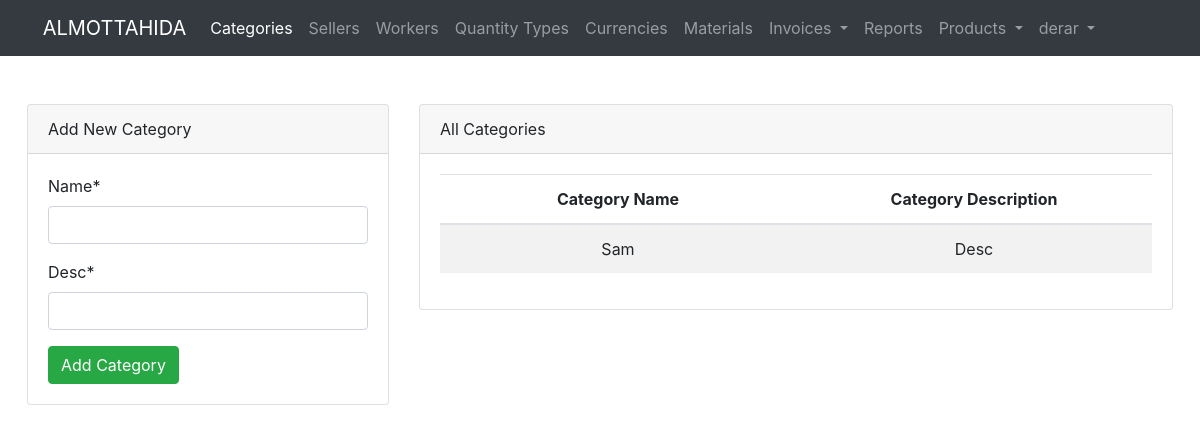
The app's page /category/ (signed in), older data.
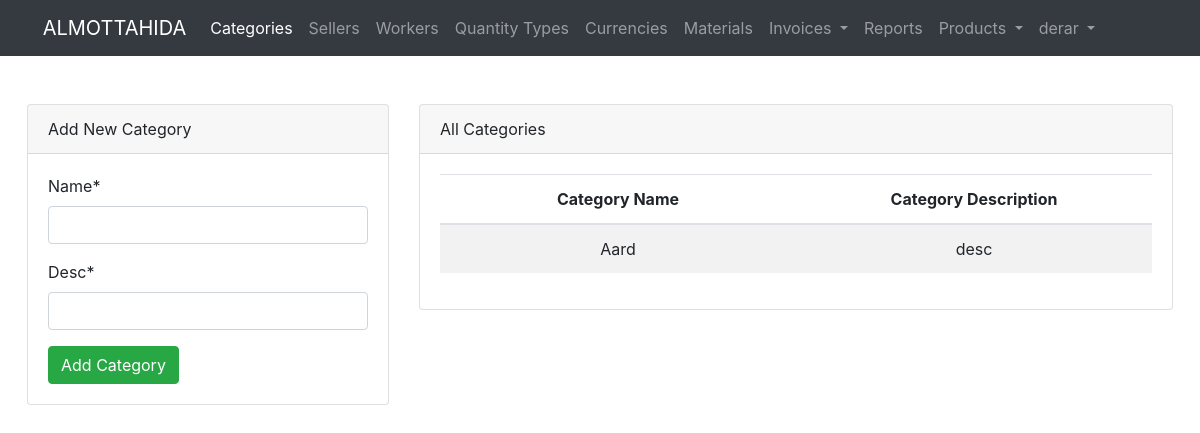
The same page, newer data.
### product/models.py (models this page shows, shortened)
class Category(models.Model):
    name = models.CharField(max_length=30, unique=True)
    desc = models.CharField(max_length=300, null=True, blank=False,default=None)

### product/views.py (the view)
# urls.py: path("category/", views.all_categories, name='category.all'),
@login_required(login_url=LOGIN_URL)
def all_categories(request):
    if request.method == 'POST':
        method = request.POST.get("method").lower()
        if method == "post":
            form = CategoryForm(request.POST)
            if form.is_valid():
                form.save()
                messages.add_message(request, messages.SUCCESS, 'Category added successfully.')
                return redirect("category.all")
        elif method == "delete":
            category_id = request.POST.get("category_id")
            Category.objects.get(pk=category_id).delete()
            messages.add_message(request, messages.WARNING, 'Category deleted successfully.')
            return redirect("category.all")
        elif method == "put":
            category_id = request.POST.get("category_id")
            category_name = request.POST.get("name")
            category_desc = request.POST.get("desc")
            category_exists = Category.objects.filter(name=category_name).exclude(pk=category_id)
            if not category_exists:
                category = Category.objects.get(pk=category_id)
                category.name = category_name
                category.desc = category_desc
                category.save()
                messages.add_message(request, messages.SUCCESS, 'Category updated successfully.')
            else:
                messages.add_message(request, messages.WARNING, 'Category data exists')
            return redirect("category.all")
    else:
        form = CategoryForm()
    categories = Category.objects.all()
    page = request.GET.get('page', 1)
    paginator = Paginator(categories, 15)
    try:
        categories = paginator.page(page)
    except PageNotAnInteger:
        categories = paginator.page(1)
    except EmptyPage:
        categories = paginator.page(paginator.num_pages)
    return render(request, 'category/all.html', {'categories': categories, "form": form})

### product/forms.py
class CategoryForm(ModelForm):
    class Meta:
        model = Category
        fields = "__all__"

### templates/category/all.html (shortened to what this page needs)
{% extends "base.html" %}
{% load crispy_forms_tags %}
{% block content %}
    <div class="row">
        <div class="col-12 col-md-4 mb-4">
            <div class="card">
                <div class="card-header">
                    Add New Category
                </div>
                <div class="card-body">
                    <form method="post" action="{% url 'category.all' %}">
                        {{ form|crispy }}
                        <button type="submit" class="btn btn-success">Add Category</button>
                    </form>
                </div>
            </div>
        </div>
        <div class="col-12 col-md-8">
            <div class="card">
                <div class="card-header">
                    All Categories
                </div>
                <div class="card-body">
                    <table class="table table-responsive-md table-striped">
                        <thead>
                        <tr>
                            <th>Category Name</th>
                            <th>Category Description</th>
                        </tr>
                        </thead>
                        <tbody>
                        {% for category in categories %}
                            <tr>
                                <td>{{ category.name }}</td>
                                <td>{{ category.desc }}</td>
                            </tr>
                        {% endfor %}
                        </tbody>
                    </table>
                </div>
            </div>
        </div>
    </div>
{% endblock %}

Row changes from the older to the newer data that the page shows:
changed Category: name "Sam" → "Aard"; desc "Desc" → "desc"
